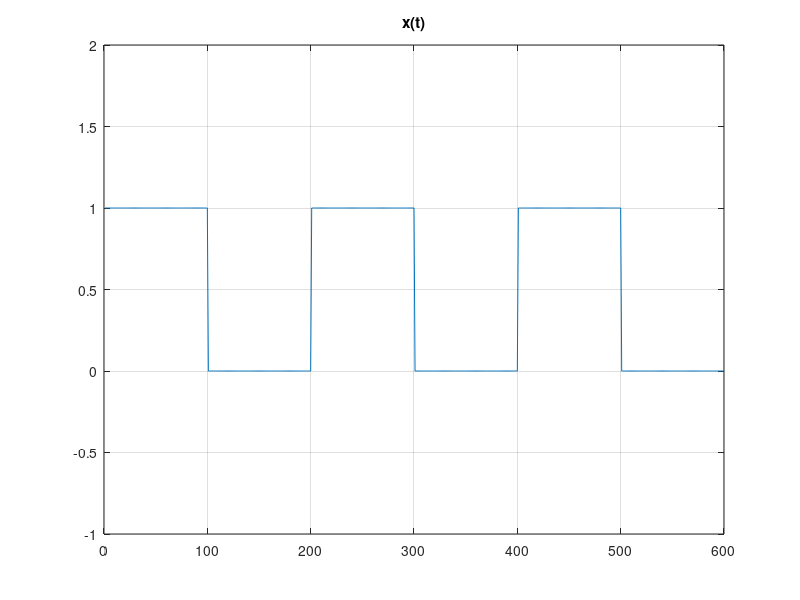

Write MATLAB code to recreate this figure.
% Example 4.3 - Δημιουργία σχήματος 4.7

clear all; clc
N=100;
x=[ones(1,N), zeros(1,N)];
xx=[x,x,x];
k=1:1:length(xx);
plot(k,xx); ylim([-1,2]); title('x(t)'); grid
